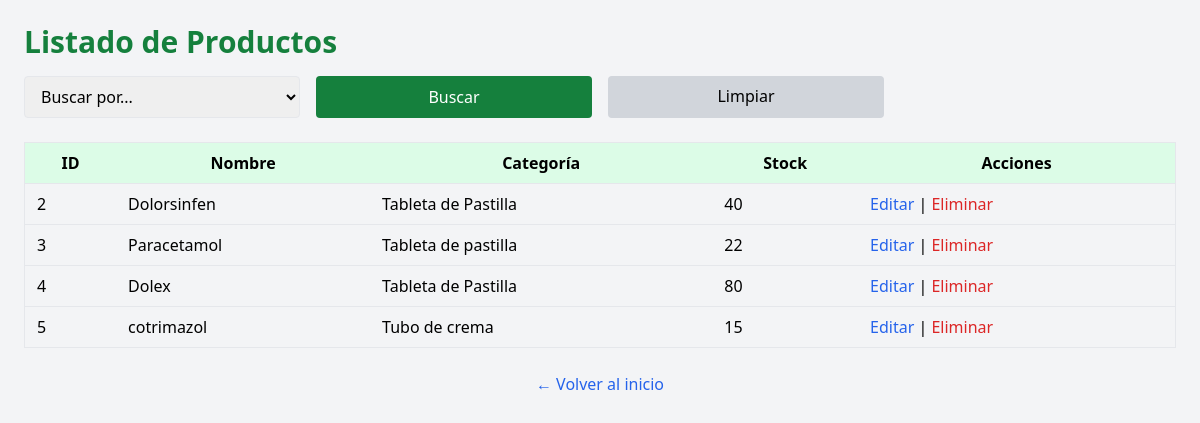
Before: /farmacia_panacea/productos/consultar.php with the older database file.
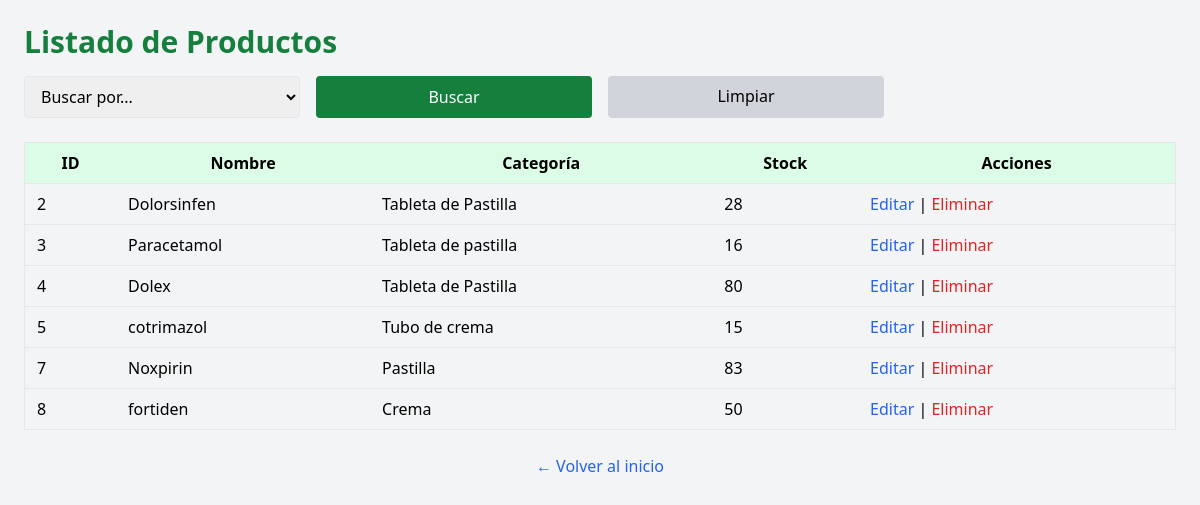
After: the same page with the newer database file.
### tables this page shows
CREATE TABLE `productos` (
  `id_producto` int(11) NOT NULL,
  `nombre` varchar(255) NOT NULL,
  `descripcion` text DEFAULT NULL,
  `categoria` varchar(100) DEFAULT NULL,
  `precio_venta` decimal(10,2) DEFAULT NULL,
  `stock_actual` int(11) DEFAULT NULL,
  `fecha_registro` date DEFAULT NULL
);

### farmacia_panacea/productos/consultar.php (the view, shortened to what this page needs)
<?php
require_once("../db.php");
$sql = "SELECT * FROM productos";
$resultado = $conn->query($sql);
?>
<!DOCTYPE html>
<html lang="es">
<head>
  <script src="https://cdn.tailwindcss.com"></script>
</head>
<body class="bg-gray-100 p-6">
<div class="max-w-6xl mx-auto">
  <h2 class="text-3xl font-bold text-green-700 mb-4">Listado de Productos</h2>
  <form method="get" class="grid grid-cols-1 md:grid-cols-4 gap-4 mb-6">
    <select name="opcion" id="opcion" onchange="mostrarCampo()" class="border px-3 py-2 rounded">
      <option value="">Buscar por...</option>
    </select>
    <button type="submit" class="bg-green-700 text-white px-4 py-2 rounded">Buscar</button>
    <a href="consultar.php" class="bg-gray-300 text-black px-4 py-2 rounded text-center inline-block">Limpiar</a>
  </form>
  <table class="table-auto w-full border">
    <thead class="bg-green-100">
      <tr>
        <th class="px-3 py-2">ID</th>
        <th class="px-3 py-2">Nombre</th>
        <th class="px-3 py-2">Categoría</th>
        <th class="px-3 py-2">Stock</th>
        <th class="px-3 py-2">Acciones</th>
      </tr>
    </thead>
    <tbody>
      <?php while($p = $resultado->fetch_assoc()) { ?>
      <tr class="border-t">
        <td class="px-3 py-2"><?php echo $p['id_producto']; ?></td>
        <td class="px-3 py-2"><?php echo $p['nombre']; ?></td>
        <td class="px-3 py-2"><?php echo $p['categoria']; ?></td>
        <td class="px-3 py-2"><?php echo $p['stock_actual']; ?></td>
        <td class="px-3 py-2">
          <a href="actualizar.php?id=<?php echo $p['id_producto']; ?>" class="text-blue-600 hover:underline">Editar</a> |
          <a href="eliminar.php?id=<?php echo $p['id_producto']; ?>" class="text-red-600 hover:underline" onclick="return confirm('¿Eliminar producto?');">Eliminar</a>
        </td>
      </tr>
      <?php } ?>
    </tbody>
  </table>
  <div class="mt-6 text-center">
    <a href="../index.php" class="text-blue-600 hover:underline">← Volver al inicio</a>
  </div>
</div>
</body>
</html>

Changed rows visible on the page:
changed productos "Dolorsinfen": stock_actual "40" → "28"
changed productos "Paracetamol": stock_actual "22" → "16"
added productos: id_producto "7", nombre "Noxpirin", categoria "Pastilla", stock_actual "83"
added productos: id_producto "8", nombre "fortiden", categoria "Crema", stock_actual "50"
